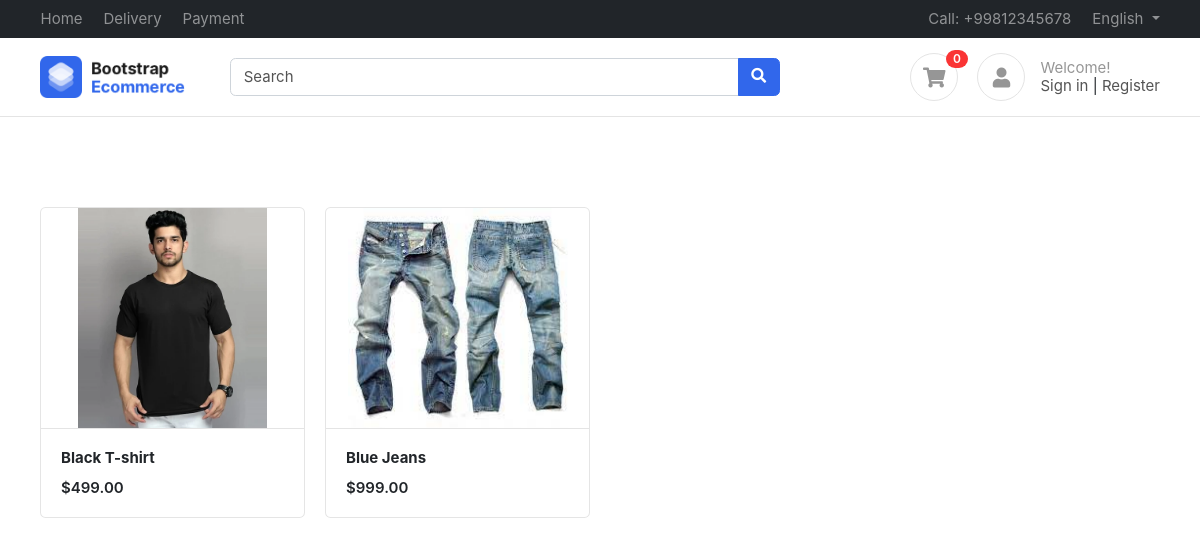
The page / (signed in) on the database its author committed.
### accounts/models.py (models this page shows)
class Profile(BaseModel):
    user = models.OneToOneField(User , on_delete=models.CASCADE , related_name="profile")
    is_email_verified = models.BooleanField(default=False)
    email_token = models.CharField(max_length=100 , null=True , blank=True)
    profile_image = models.ImageField(upload_to = 'profile')
    def get_cart_count(self):
        return CartItem.objects.filter(cart__user=self.user, cart__is_paid=False).count()

### products/models.py (models this page shows, shortened)
class Product(BaseModel):
    product_name = models.CharField(max_length=100)
    slug = models.SlugField(unique=True  , null=True , blank=True)
    category = models.ForeignKey(Category , on_delete=models.CASCADE , related_name="products")
    price = models.IntegerField()
    product_desription = models.TextField()
    color_variant = models.ManyToManyField(ColorVariant , blank=True)
    size_variant = models.ManyToManyField(SizeVariant , blank=True)

class ProductImage(BaseModel):
    product = models.ForeignKey(Product , on_delete=models.CASCADE , related_name="product_images")
    image =  models.ImageField(upload_to="product")

### home/views.py (the view)
# urls.py: path('' , index , name="index"),
def index(request):
    context ={'products': Product.objects.all}
    return render(request , 'home/index.html', context)

### templates/home/index.html
{% extends "base/base.html"%}
{%  block start %}
<div class="container mt-5 pt-5">
    <div class="row">
        {% for product in products %}
        <div class="col-md-3">
            <figure class="card card-product-grid">
                <div class="img-wrap"> <img src="/media/{{product.product_images.first.image}}"> </div>
                <figcaption class="info-wrap border-top">
                    <a href="{% url 'get_product' product.slug %}" class="title">
                        <b>{{product.product_name}}</b></a>
                    <div class="price mt-2">${{product.price}}.00</div>
                </figcaption>
            </figure>
        </div>
        {% endfor %}
    </div>
    </div>
{% endblock start %}

### templates/base/base.html (shortened to what this page needs)
<!DOCTYPE HTML>
<html lang="en">
<head>
<link href="/media/css/bootstrap.css" rel="stylesheet" type="text/css"/>
<link href="/media/fonts/fontawesome/css/all.min.css" type="text/css" rel="stylesheet">
<link href="/media/css/ui.css" rel="stylesheet" type="text/css"/>
<link href="/media/css/responsive.css" rel="stylesheet" />
</head>
<body>
	<header class="section-header">
		<nav class="navbar navbar-dark navbar-expand p-0 bg-dark">
		<div class="container">
			<ul class="navbar-nav d-none d-md-flex mr-auto">
				<li class="nav-item"><a class="nav-link" href="#">Home</a></li>
				<li class="nav-item"><a class="nav-link" href="#">Delivery</a></li>
				<li class="nav-item"><a class="nav-link" href="#">Payment</a></li>
			</ul>
			<ul class="navbar-nav">
				<li class="nav-item"><a href="#" class="nav-link"> Call: +99812345678 </a></li>
				<li class="nav-item dropdown">
					 <a href="#" class="nav-link dropdown-toggle" data-toggle="dropdown"> English </a>
				</li>
			</ul>
		  </div>
		</nav>
		<section class="header-main border-bottom">
			<div class="container">
		<div class="row align-items-center">
			<div class="col-lg-2 col-4">
				<div class="brand-wrap">
					<img class="logo" src="/media/images/logo.png">
				</div>
			</div>
			<div class="col-lg-6 col-sm-12">
				<form action="#" class="search">
					<div class="input-group w-100">
						<input type="text" class="form-control" placeholder="Search">
						<div class="input-group-append">
						  <button class="btn btn-primary" type="submit">
							<i class="fa fa-search"></i>
						  </button>
						</div>
					</div>
				</form>
			</div>
			<div class="col-lg-4 col-sm-6 col-8">
				<div class="widgets-wrap float-md-right">
					<div class="widget-header  mr-3">
						<a href="{% url 'cart' %}" class="icon icon-sm rounded-circle border"><i class="fa fa-shopping-cart"></i></a>
						<span class="badge badge-pill badge-danger notify">{% if request.user.is_authenticated %}{{request.user.profile.get_cart_count}}{% endif %}</span>
					</div>
					<div class="widget-header icontext">
						<a href="#" class="icon icon-sm rounded-circle border"><i class="fa fa-user"></i></a>
						<div class="text">
							<span class="text-muted">Welcome!</span>
							<div>
								<a href="{% url 'login' %}">Sign in</a> |
								<a href="{% url 'register' %}"> Register</a>
							</div>
						</div>
					</div>
				</div>
			</div>
		</div>
			</div>
		</section>
		</header>
        {% block start %}
		{% endblock start %}
</body>
</html>

### public/static/css/ui.css (style rules this page uses)
html { font-family: 'Inter', sans-serif; font-size: 15px; }
.img-wrap { text-align: center; display: block; }
.img-wrap img { max-width: 100%; }
.icon-xs, .icon-sm, .icon-md, .icon-lg { display: inline-block; text-align: center; flex-shrink: 0; flex-grow: 0; }
.icon-sm { width: 48px; height: 48px; line-height: 48px; font-size: 20px; }
figure { margin-bottom: 0; }
.card .title { color: #212529; }
.header-main { position: relative; padding-top: 1rem; padding-bottom: 1rem; }
.brand-wrap .logo, .navbar-brand .logo { margin-right: 7px; max-height: 42px; display: inline-block; }
.widget-header { display: inline-block; vertical-align: middle; position: relative; }
.widget-header a { color: #545454; }
.widget-header i { color: #969696; }
.widget-header .notify { position: absolute; top: -3px; right: -10px; }
[class*='card-product'] a.title { color: #212529; display: block; }
[class*='card-product'] .img-wrap { overflow: hidden; position: relative; }
[class*='card-product'] .img-wrap img { height: 100%; max-width: 100%; width: auto; display: inline-block; object-fit: cover; }
.card-product-grid { margin-bottom: 20px; }
.card-product-grid .img-wrap { border-radius: 0.2rem 0.2rem 0 0; height: 220px; }
.card-product-grid .info-wrap { overflow: hidden; padding: 18px 20px; }
.card .img-wrap { overflow: hidden; }
.icontext { display: inline-flex; align-items: center; vertical-align: middle; }
.icontext .text { width: 100%; line-height: 1.2; color: #212529; }
.icontext .icon { position: relative; margin-right: 15px; flex-shrink: 0; flex-grow: 0; }
.notify { position: absolute; top: -4px; right: -10px; display: inline-block; padding: .25em .6em; font-size: 12px; line-height: 1; text-align: center; border-radius: 3rem; color: #fff; background-color: #fa3434; }
.price { font-weight: 600; color: #212529; }

### rows shown on the page
Product: product_images.first.image (picture), product_name "Black T-shirt", price "499"
Product: product_images.first.image (picture), product_name "Blue Jeans", price "999"

### other values the page prints
{{ request.user.profile.get_cart_count }} "0"
